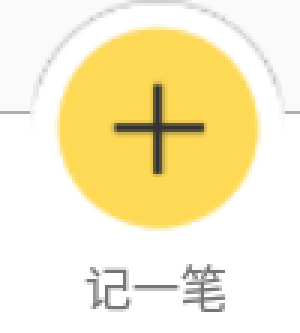
#> input picture tamplate/记一笔.png, 100 x 111 px (shown 3 times larger)
$ python adb_command.py
#> lines starting #> are read from the running program, lines starting #| are printed output that depends on the picture
### util.py
# -*- coding: utf-8 -*-

"""
-------------------------------------------------
   File Name：     util
   Description :
   Author :       lishanjie
   date：          2021/10/12
-------------------------------------------------
   Change Activity:
                   2021/10/12:
-------------------------------------------------

"""

__author__ = 'lishanjie'
__time__ = '2021/10/12 16:25'

# -*- coding: utf-8 -*-

"""
-------------------------------------------------
   File Name：     demo
   Description :
   Author :       lishanjie
   date：          2021/10/12
-------------------------------------------------
   Change Activity:
                   2021/10/12:
-------------------------------------------------
"""

__author__ = 'lishanjie'
__time__ = '2021/10/12 10:00'

import cv2 as cv
from PIL import ImageGrab


def find_image(target, source):
#> called with target = './tamplate/记一笔.png', source = './tamplate/main.png'
    target = cv.imread(target)
#> target is the input picture: shape (111, 100, 3); mean B, G, R 197.3, 236.7, 247.7
    source = cv.imread(source)
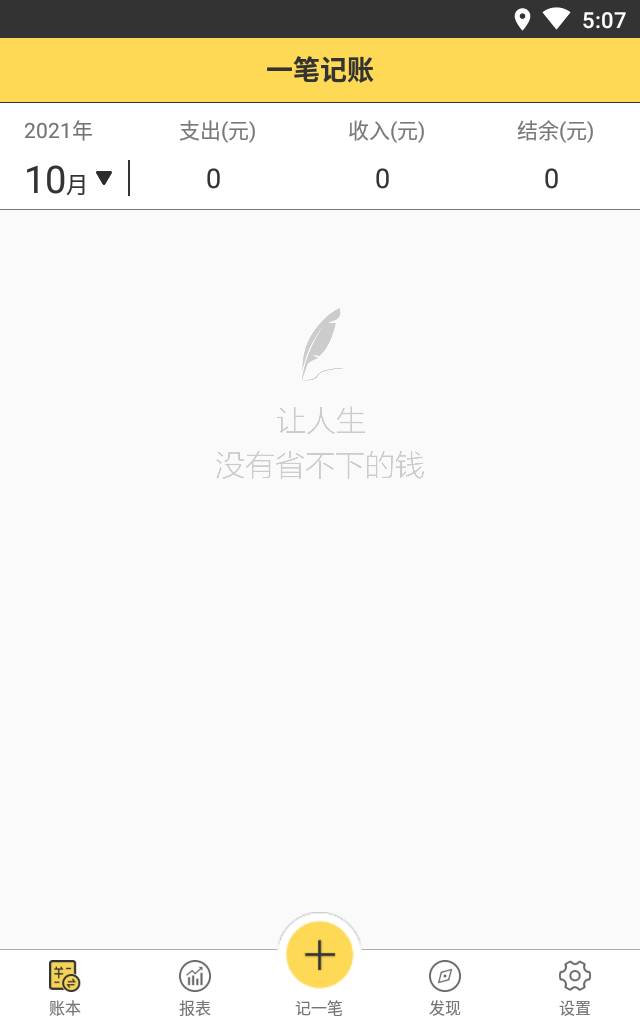
#> input picture tamplate/main.png, 640 x 1024 px
#> source is the input picture: shape (1024, 640, 3); mean B, G, R 230.6, 239.4, 241.9

    result = cv.matchTemplate(source, target, cv.TM_CCORR_NORMED)
    # 返回元组，(0.517378568649292, 0.8508226871490479, (3, 373), (1055, 777)) 包含四个值，
    # 1和3 代表最低匹配度和坐标位置
    # 2和4 代表最高匹配度和坐标位置

    result = cv.minMaxLoc(result)
#> result = (0.832, 1, (275, 0), (267, 912))
    # print(target.shape)

    # 计算匹配对象的中心位置x和y
    x = int(result[3][0]) + int(target.shape[1]/2)
#> x = 317
    y = int(result[3][1]) + int(target.shape[0]/2)
#> y = 967

    if result[1] < 0.95:
        return -1, -1
    else:
        return x, y


# [2 lines that do not run on import are left out]

### adb_command.py
# -*- coding: utf-8 -*-

"""
-------------------------------------------------
   File Name：     adb_command
   Description :
   Author :       lishanjie
   date：          2021/10/12
-------------------------------------------------
   Change Activity:
                   2021/10/12:
-------------------------------------------------

"""

__author__ = 'lishanjie'
__time__ = '2021/10/12 17:37'


import os, time

# os.system('adb shell screencap -p /storage/emulated/0/main.png')
# time.sleep(2)
# os.system('adb pull /storage/emulated/0/main.png /Users/lishanjie/PycharmProjects/AppDemo/tamplate/main.png')

os.system('adb shell am start com.mobivans.onestrokecharge/.activitys.MainActivity')

time.sleep(10)
import util
pos = util.find_image('./tamplate/记一笔.png', './tamplate/main.png')
#> pos = (317, 967)
os.system(f'adb shell input tap {pos[0]} {pos[1]}')

pos = util.find_image('./tamplate/日常.png', './tamplate/一笔记账tab.png')
#> call 2 of find_image, with target = './tamplate/日常.png', source = './tamplate/一笔记账tab.png'
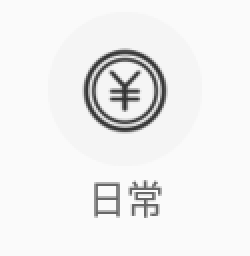
#> input picture tamplate/日常.png, 125 x 128 px (shown 2 times larger)
#> in find_image, target is the input picture: shape (128, 125, 3); min 51, max 250, mean 239.4
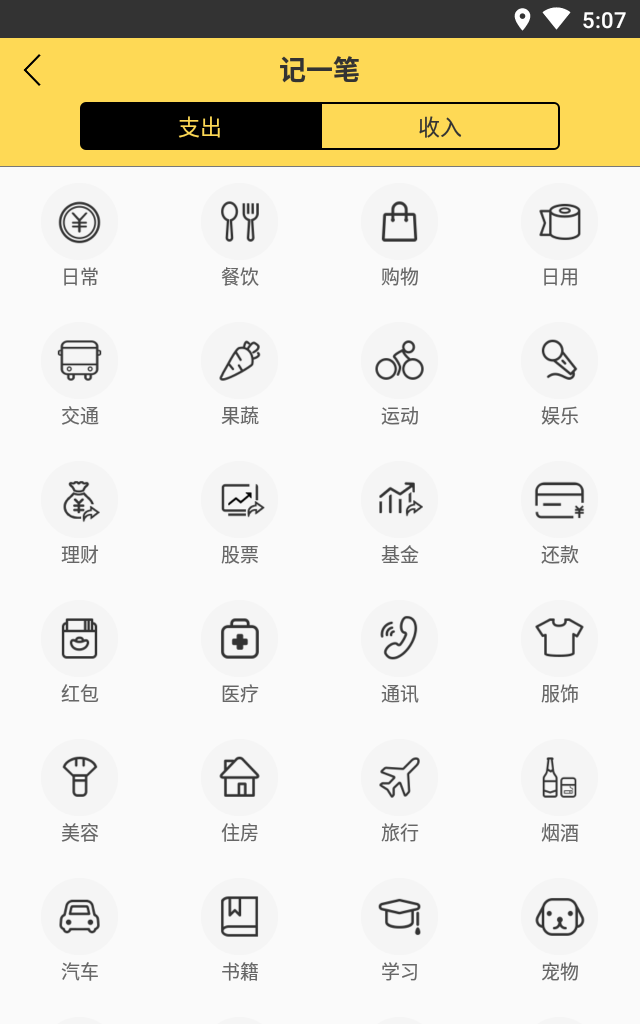
#> input picture tamplate/一笔记账tab.png, 640 x 1024 px
#> in find_image, source is the input picture: shape (1024, 640, 3); mean B, G, R 215, 228.8, 232.7
#> in find_image (call 2), `result = cv.matchTemplate(source, target, cv.TM_CCORR_NORMED)`:
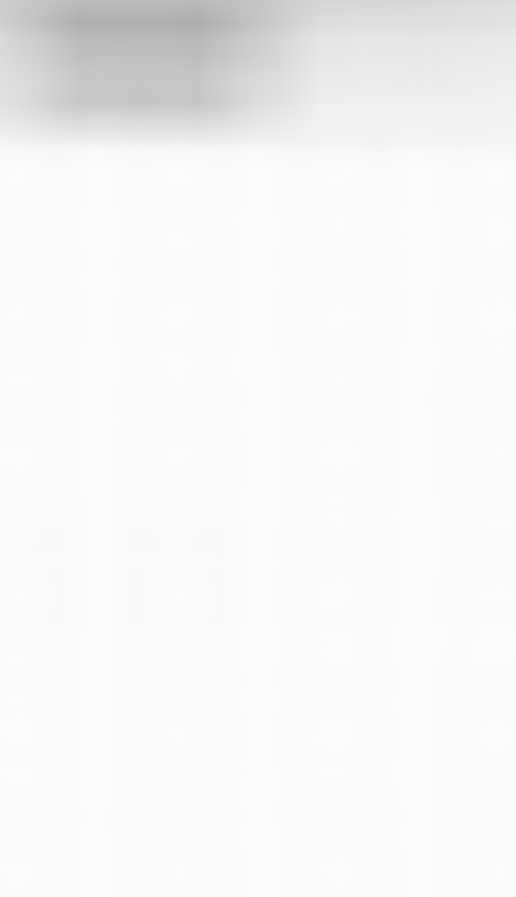
#> result: shape (897, 516) float32; min 0.676, max 1, mean 0.962
#> in find_image (call 2), `result = cv.minMaxLoc(result)`: result = (0.676, 1, (197, 22), (17, 177))
#> in find_image (call 2), `x = int(result[3][0]) + int(target.shape[1]/2)`: x = 79
#> in find_image (call 2), `y = int(result[3][1]) + int(target.shape[0]/2)`: y = 241
#> pos = (79, 241)
os.system(f'adb shell input tap {pos[0]} {pos[1]}')

pos = util.find_image('./tamplate/1.png', './tamplate/点击按钮_1.png')
#> call 3 of find_image, with target = './tamplate/1.png', source = './tamplate/点击按钮_1.png'
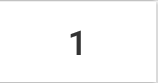
#> input picture tamplate/1.png, 158 x 83 px
#> in find_image, target is the input picture: shape (83, 158, 3); min 51, max 255, mean 251
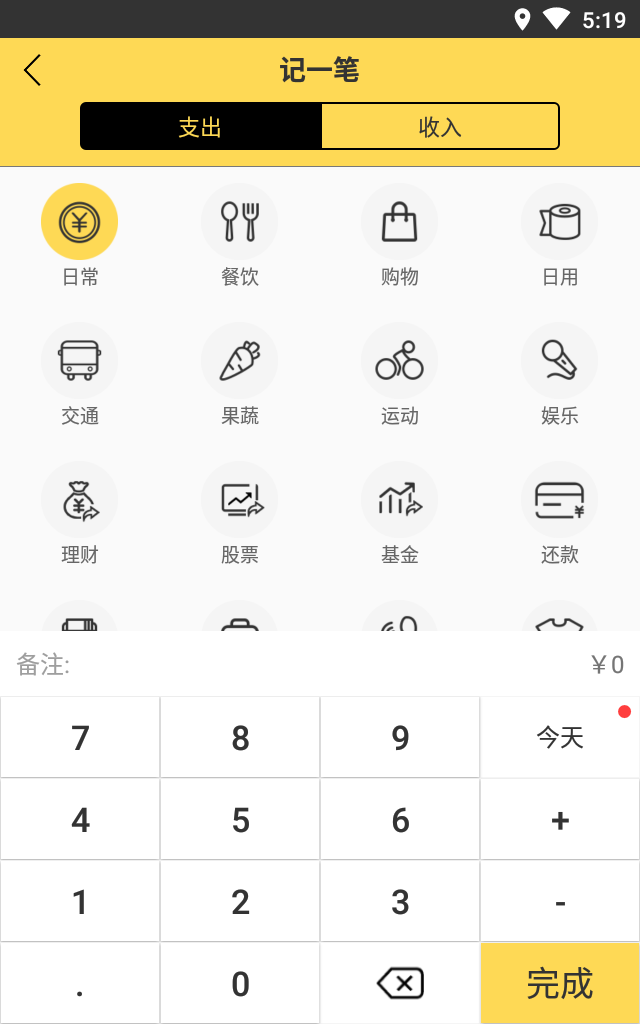
#> input picture tamplate/点击按钮_1.png, 640 x 1024 px
#> in find_image, source is the input picture: shape (1024, 640, 3); mean B, G, R 213.6, 230.6, 235.5
#> in find_image (call 3), `result = cv.matchTemplate(source, target, cv.TM_CCORR_NORMED)`:
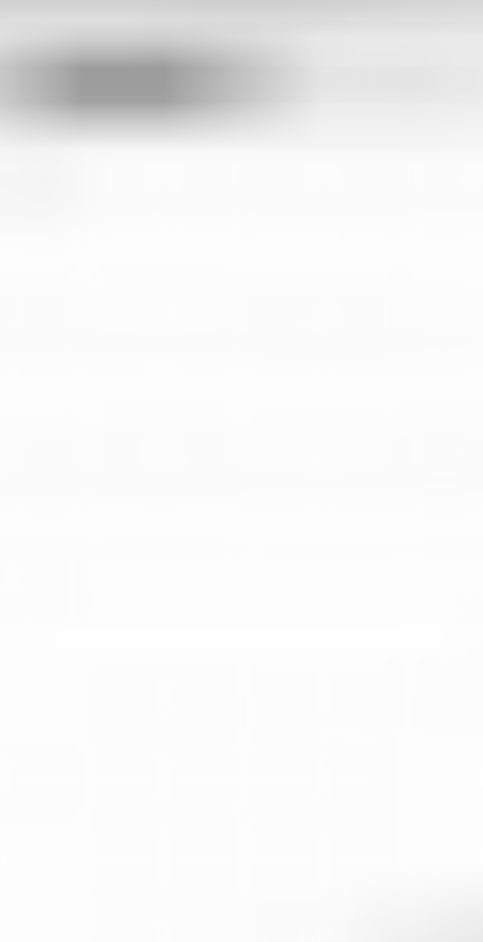
#> result: shape (942, 483) float32; min 0.613, max 1, mean 0.966
#> in find_image (call 3), `result = cv.minMaxLoc(result)`: result = (0.613, 1, (164, 68), (3, 859))
#> in find_image (call 3), `x = int(result[3][0]) + int(target.shape[1]/2)`: x = 82
#> in find_image (call 3), `y = int(result[3][1]) + int(target.shape[0]/2)`: y = 900
#> pos = (82, 900)
os.system(f'adb shell input tap {pos[0]} {pos[1]}')


pos = util.find_image('./tamplate/2.png', './tamplate/点击按钮_1.png')
#> (the run stopped early here; a loop or call above may not have finished)
